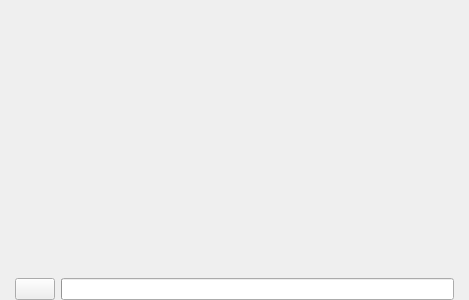
<?xml version="1.0" encoding="UTF-8"?>
<ui version="4.0">
 <class>wikipediaLanguageSettings</class>
 <widget class="QWidget" name="wikipediaLanguageSettings">
  <property name="geometry">
   <rect>
    <x>0</x>
    <y>0</y>
    <width>469</width>
    <height>300</height>
   </rect>
  </property>
  <property name="sizePolicy">
   <sizepolicy hsizetype="Expanding" vsizetype="Expanding">
    <horstretch>0</horstretch>
    <verstretch>0</verstretch>
   </sizepolicy>
  </property>
  <property name="minimumSize">
   <size>
    <width>400</width>
    <height>300</height>
   </size>
  </property>
  <layout class="QGridLayout" name="gridLayout">
   <property name="topMargin">
    <number>0</number>
   </property>
   <property name="bottomMargin">
    <number>0</number>
   </property>
   <item row="1" column="0">
    <widget class="KActionSelector" name="langSelector">
     <property name="sizePolicy">
      <sizepolicy hsizetype="Expanding" vsizetype="Expanding">
       <horstretch>0</horstretch>
       <verstretch>0</verstretch>
      </sizepolicy>
     </property>
    </widget>
   </item>
   <item row="2" column="0" colspan="2">
    <layout class="QHBoxLayout" name="progressLayout">
     <property name="leftMargin">
      <number>4</number>
     </property>
     <property name="rightMargin">
      <number>4</number>
     </property>
     <item>
      <widget class="KPushButton" name="downloadButton"/>
     </item>
     <item>
      <widget class="QProgressBar" name="progressBar">
       <property name="sizePolicy">
        <sizepolicy hsizetype="Expanding" vsizetype="Fixed">
         <horstretch>0</horstretch>
         <verstretch>0</verstretch>
        </sizepolicy>
       </property>
      </widget>
     </item>
    </layout>
   </item>
  </layout>
 </widget>
 <customwidgets>
  <customwidget>
   <class>KPushButton</class>
   <extends>QPushButton</extends>
   <header>kpushbutton.h</header>
  </customwidget>
  <customwidget>
   <class>KActionSelector</class>
   <extends>QWidget</extends>
   <header>kactionselector.h</header>
  </customwidget>
 </customwidgets>
 <resources/>
 <connections/>
</ui>
